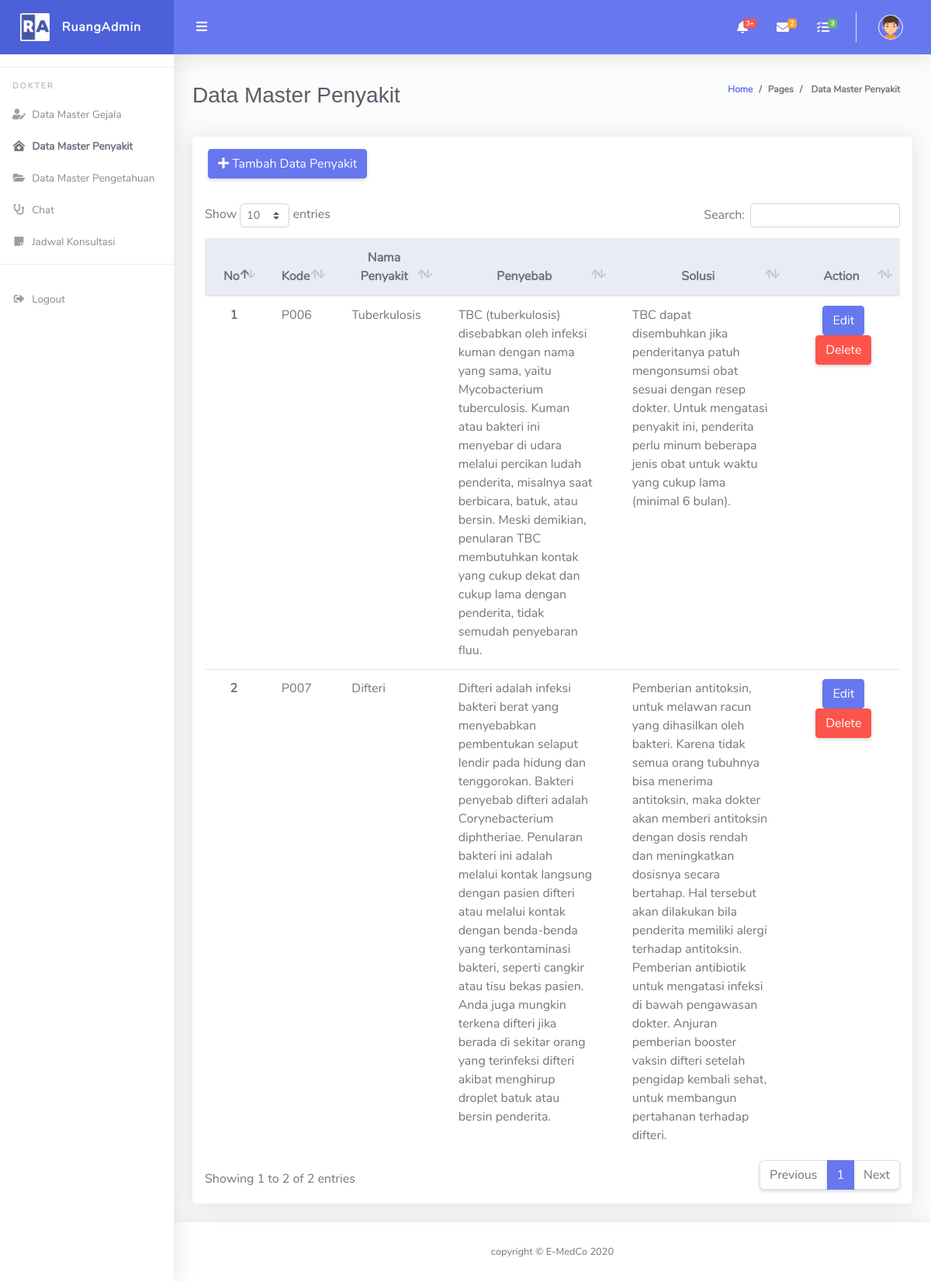
Screenshot of /Dokter/Data_Penyakit (signed in) with the database file from the repository.
### tables this page shows
CREATE TABLE `tb_penyakit` (
  `id_penyakit` int(11) NOT NULL,
  `kd_penyakit` varchar(11) NOT NULL,
  `nama_penyakit` varchar(50) NOT NULL,
  `penyebab` text NOT NULL,
  `solusi` text NOT NULL
);

### application/controllers/Dokter/Data_Penyakit.php (called while the page is built, shortened)
<?php
class Data_Penyakit extends CI_Controller
{
    public function __construct()
    {
        $this->load->library('form_validation');
        $this->load->model('Pakar_model');
    }
    public function index()
    {
        $data['title'] = 'Data Master Penyakit';
        $data['user'] = $this->db->get_where('tb_user', ['email' => $this->session->userdata('email')])->row_array();
        $data['result'] = $this->Pakar_model->getAllDataPenyakit();
        $this->load->view('layout/apotek/header', $data);
        $this->load->view('layout/dokter/sidebar', $data);
        $this->load->view('layout/apotek/topbar', $data);
        $this->load->view('pages/dokter/data-penyakit', $data);
        $this->load->view('layout/apotek/footer', $data);
    }
}

### index.php (called while the page is built, shortened)
<?php
require_once BASEPATH.'core/CodeIgniter.php';

### application/models/Pakar_model.php (called while the page is built, shortened)
<?php
class Pakar_model extends CI_Model
{
    public function getAllDataPenyakit()
    {
        $query = $this->db->query('SELECT * FROM tb_penyakit');
        return $query->result();
    }
}

### application/views/pages/dokter/data-penyakit.php (the view, shortened to what this page needs)
<div class="container-fluid" id="container-wrapper">
    <div class="d-sm-flex align-items-center justify-content-between mb-4">
        <h1 class="h3 mb-0 text-gray-800"> <?= $title; ?></h1>
        <ol class="breadcrumb">
            <li class="breadcrumb-item"><a href="./">Home</a></li>
            <li class="breadcrumb-item">Pages</li>
            <li class="breadcrumb-item active" aria-current="page"> <?= $title; ?></li>
        </ol>
    </div>
    <div class="row">
        <div class="col-lg-12">
            <div class="card mb-4">
                <div class="card-header py-3">
                    <button class="btn btn-primary" data-toggle="modal" data-target="#TambahPenyakitModal">
                        <span class="icon text-white-10">
                            <i class="fas fa-plus"></i>
                        </span>
                        <span class="text">Tambah Data Penyakit</span>
                    </button>
                </div>
                <div class="table-responsive p-3">
                    <table class="table align-items-center table-flush" id="dataTable">
                        <thead class="thead-light">
                            <tr>
                                <th class="text-center" style="width: 5%">No</th>
                                <th class="text-center" style="width: 10%">Kode </th>
                                <th class="text-center" style="width: 10%">Nama Penyakit </th>
                                <th class="text-center" style="width: 25%">Penyebab</th>
                                <th class="text-center" style="width: 25%"> Solusi </th>
                                <th class="text-center"> Action</th>
                            </tr>
                        </thead>
                        <tbody>
                            <?php
                            foreach ($result as $row) : ?>
                                <tr>
                                    <th scope="row" class="text-center"><?= array_search($row, $result) + 1 ?></th>
                                    <td><?= $row->kd_penyakit; ?></td>
                                    <td><?= $row->nama_penyakit; ?></td>
                                    <td><?= $row->penyebab; ?></td>
                                    <td><?= $row->solusi; ?></td>
                                    <td style="text-align:center">
                                        <a href="<?= base_url('Dokter/Data_Penyakit/edit'); ?>/<?= $row->id_penyakit; ?>" type="button" class="btn btn-primary">Edit</a>
                                        <a href="<?= base_url('Dokter/Data_Penyakit/delete'); ?>/<?= $row->id_penyakit; ?>" type="button" class="btn btn-danger" onclick="return confirm ('Hapus data?'); ">Delete</a>
                                    </td>
                                </tr>
                            <?php endforeach; ?>
                        </tbody>
                    </table>
                </div>
            </div>
        </div>
    </div>
</div>
</div>

### rows the page displays
tb_penyakit: result "1", kd_penyakit "P006", nama_penyakit "Tuberkulosis", penyebab "TBC (tuberkulosis) disebabkan oleh infeksi kuman dengan nama yang sama, yaitu Mycobacterium tuberculosis. Kuman atau bakteri ini menyebar di udara melalui percikan ludah penderita, misalnya saat berbicara, batuk, atau bersin. Meski demikian, penularan TBC membutuhkan kontak yang cukup dekat dan cukup lama dengan penderita, tidak semudah penyebaran fluu.", solusi "TBC dapat disembuhkan jika penderitanya patuh mengonsumsi obat sesuai dengan resep dokter. Untuk mengatasi penyakit ini, penderita perlu minum beberapa jenis obat untuk waktu yang cukup lama (minimal 6 bulan)."
tb_penyakit: result "2", kd_penyakit "P007", nama_penyakit "Difteri", penyebab "Difteri adalah infeksi bakteri berat yang menyebabkan pembentukan selaput lendir pada hidung dan tenggorokan. Bakteri penyebab difteri adalah Corynebacterium diphtheriae. Penularan bakteri ini adalah melalui kontak langsung dengan pasien difteri atau melalui kontak dengan benda-benda yang terkontaminasi bakteri, seperti cangkir atau tisu bekas pasien. Anda juga mungkin terkena difteri jika berada di sekitar orang yang terinfeksi difteri akibat menghirup droplet batuk atau bersin penderita.", solusi "Pemberian antitoksin, untuk melawan racun yang dihasilkan oleh bakteri. Karena tidak semua orang tubuhnya bisa menerima antitoksin, maka dokter akan memberi antitoksin dengan dosis rendah dan meningkatkan dosisnya secara bertahap. Hal tersebut akan dilakukan bila penderita memiliki alergi terhadap antitoksin. Pemberian antibiotik untuk mengatasi infeksi di bawah pengawasan dokter. Anjuran pemberian booster vaksin difteri setelah pengidap kembali sehat, untuk membangun pertahanan terhadap difteri."

### other values shown
$title "Data Master Penyakit"
